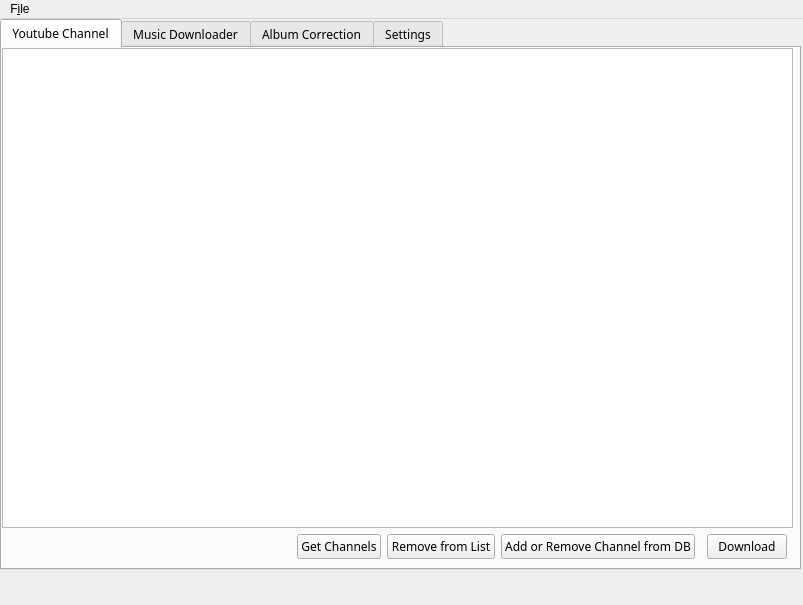
<?xml version="1.0" encoding="UTF-8"?>
<ui version="4.0">
 <class>MainWindow</class>
 <widget class="QMainWindow" name="MainWindow">
  <property name="geometry">
   <rect>
    <x>0</x>
    <y>0</y>
    <width>803</width>
    <height>605</height>
   </rect>
  </property>
  <property name="windowTitle">
   <string>Music Downloader</string>
  </property>
  <widget class="QWidget" name="centralwidget">
   <widget class="QTabWidget" name="tabWidget_main">
    <property name="enabled">
     <bool>true</bool>
    </property>
    <property name="geometry">
     <rect>
      <x>0</x>
      <y>0</y>
      <width>801</width>
      <height>551</height>
     </rect>
    </property>
    <property name="font">
     <font>
      <family>Sans Serif</family>
     </font>
    </property>
    <property name="tabPosition">
     <enum>QTabWidget::North</enum>
    </property>
    <property name="tabShape">
     <enum>QTabWidget::Rounded</enum>
    </property>
    <property name="currentIndex">
     <number>0</number>
    </property>
    <property name="elideMode">
     <enum>Qt::ElideNone</enum>
    </property>
    <widget class="QWidget" name="tab_youtubeDownloader">
     <attribute name="title">
      <string>Youtube Channel</string>
     </attribute>
     <widget class="QWidget" name="gridLayoutWidget">
      <property name="geometry">
       <rect>
        <x>0</x>
        <y>0</y>
        <width>791</width>
        <height>511</height>
       </rect>
      </property>
      <layout class="QGridLayout" name="gridLayout">
       <item row="3" column="4">
        <widget class="QPushButton" name="btn_youtubeChannel_addRemove">
         <property name="font">
          <font>
           <family>Sans Serif</family>
          </font>
         </property>
         <property name="text">
          <string>Add or Remove Channel from DB</string>
         </property>
        </widget>
       </item>
       <item row="3" column="2">
        <widget class="QPushButton" name="btn_youtubeChannel_updateList">
         <property name="font">
          <font>
           <family>Sans Serif</family>
          </font>
         </property>
         <property name="text">
          <string>Get Channels</string>
         </property>
        </widget>
       </item>
       <item row="3" column="6">
        <widget class="QPushButton" name="btn_youtubeChannel_download">
         <property name="font">
          <font>
           <family>Sans Serif</family>
          </font>
         </property>
         <property name="text">
          <string>Download</string>
         </property>
        </widget>
       </item>
       <item row="0" column="0" colspan="8">
        <widget class="QListWidget" name="listWidget_youtubeChannel">
         <property name="font">
          <font>
           <family>Sans Serif</family>
          </font>
         </property>
        </widget>
       </item>
       <item row="3" column="1">
        <spacer name="horizontalSpacer">
         <property name="orientation">
          <enum>Qt::Horizontal</enum>
         </property>
         <property name="sizeHint" stdset="0">
          <size>
           <width>40</width>
           <height>20</height>
          </size>
         </property>
        </spacer>
       </item>
       <item row="3" column="0">
        <layout class="QVBoxLayout" name="verticalLayout_2"/>
       </item>
       <item row="3" column="3">
        <widget class="QPushButton" name="btn_youtubeChannel_removeFromList">
         <property name="text">
          <string>Remove from List</string>
         </property>
        </widget>
       </item>
      </layout>
     </widget>
    </widget>
    <widget class="QWidget" name="tab_musicDownloader">
     <attribute name="title">
      <string>Music Downloader</string>
     </attribute>
     <widget class="QWidget" name="gridLayoutWidget_2">
      <property name="geometry">
       <rect>
        <x>0</x>
        <y>0</y>
        <width>791</width>
        <height>511</height>
       </rect>
      </property>
      <layout class="QGridLayout" name="gridLayout_2">
       <item row="2" column="3">
        <widget class="QLabel" name="lbl_musicDl_listWidgetInfo">
         <property name="font">
          <font>
           <pointsize>12</pointsize>
          </font>
         </property>
         <property name="text">
          <string>*Albums in Bold Indicate they have already been Downloaded*</string>
         </property>
         <property name="alignment">
          <set>Qt::AlignCenter</set>
         </property>
        </widget>
       </item>
       <item row="2" column="5">
        <widget class="QPushButton" name="btn_musicDl_downloadAlbums">
         <property name="font">
          <font>
           <family>Sans Serif</family>
          </font>
         </property>
         <property name="text">
          <string>Download</string>
         </property>
        </widget>
       </item>
       <item row="2" column="2">
        <spacer name="horizontalSpacer_7">
         <property name="orientation">
          <enum>Qt::Horizontal</enum>
         </property>
         <property name="sizeHint" stdset="0">
          <size>
           <width>40</width>
           <height>20</height>
          </size>
         </property>
        </spacer>
       </item>
       <item row="0" column="1" colspan="5">
        <layout class="QFormLayout" name="formLayout">
         <item row="0" column="0">
          <widget class="QLabel" name="lbl_musicDl_artistNameInfo">
           <property name="font">
            <font>
             <pointsize>14</pointsize>
             <weight>75</weight>
             <bold>true</bold>
            </font>
           </property>
           <property name="text">
            <string>Enter the Artist's Name to get the ID:</string>
           </property>
          </widget>
         </item>
         <item row="0" column="1">
          <widget class="QLineEdit" name="lineEdit_musicDl_spotifyArtistName"/>
         </item>
         <item row="3" column="0">
          <widget class="QLabel" name="lbl_musicDl_artistIdInfo">
           <property name="font">
            <font>
             <family>Sans Serif</family>
             <pointsize>14</pointsize>
             <weight>75</weight>
             <bold>true</bold>
            </font>
           </property>
           <property name="text">
            <string>Enter the Artists spotify ID to Search Albums:</string>
           </property>
          </widget>
         </item>
         <item row="3" column="1">
          <widget class="QLineEdit" name="lineEdit_musicDl_spotifyArtistId">
           <property name="font">
            <font>
             <family>Sans Serif</family>
            </font>
           </property>
          </widget>
         </item>
         <item row="6" column="1">
          <widget class="QComboBox" name="comboBox_musicDl_artistInDB">
           <property name="sizePolicy">
            <sizepolicy hsizetype="MinimumExpanding" vsizetype="Fixed">
             <horstretch>0</horstretch>
             <verstretch>0</verstretch>
            </sizepolicy>
           </property>
           <property name="currentIndex">
            <number>-1</number>
           </property>
           <property name="maxVisibleItems">
            <number>10</number>
           </property>
           <property name="sizeAdjustPolicy">
            <enum>QComboBox::AdjustToContentsOnFirstShow</enum>
           </property>
          </widget>
         </item>
         <item row="6" column="0">
          <widget class="QLabel" name="lbl_musicDl_artistComboBoxInfo">
           <property name="font">
            <font>
             <pointsize>14</pointsize>
             <weight>75</weight>
             <bold>true</bold>
            </font>
           </property>
           <property name="text">
            <string>Get Artists in the Database:</string>
           </property>
          </widget>
         </item>
         <item row="5" column="1">
          <widget class="QCheckBox" name="checkBox_musicDl_enableComboBox">
           <property name="text">
            <string>Enable Combo Box</string>
           </property>
          </widget>
         </item>
         <item row="5" column="0">
          <widget class="QLabel" name="lbl_musicDl_enableComboBox">
           <property name="font">
            <font>
             <weight>75</weight>
             <bold>true</bold>
            </font>
           </property>
           <property name="text">
            <string>Check To Get Artists From Database:</string>
           </property>
          </widget>
         </item>
        </layout>
       </item>
       <item row="2" column="4">
        <spacer name="horizontalSpacer_3">
         <property name="orientation">
          <enum>Qt::Horizontal</enum>
         </property>
         <property name="sizeHint" stdset="0">
          <size>
           <width>40</width>
           <height>20</height>
          </size>
         </property>
        </spacer>
       </item>
       <item row="0" column="0">
        <spacer name="horizontalSpacer_8">
         <property name="orientation">
          <enum>Qt::Horizontal</enum>
         </property>
         <property name="sizeHint" stdset="0">
          <size>
           <width>40</width>
           <height>20</height>
          </size>
         </property>
        </spacer>
       </item>
       <item row="1" column="0" colspan="6">
        <layout class="QGridLayout" name="gridLayout_3">
         <item row="1" column="1">
          <layout class="QVBoxLayout" name="verticalLayout">
           <item>
            <widget class="QPushButton" name="btn_musicDl_populateLists">
             <property name="font">
              <font>
               <family>Sans Serif</family>
              </font>
             </property>
             <property name="text">
              <string>Get Albums</string>
             </property>
            </widget>
           </item>
           <item>
            <spacer name="verticalSpacer_2">
             <property name="orientation">
              <enum>Qt::Vertical</enum>
             </property>
             <property name="sizeHint" stdset="0">
              <size>
               <width>20</width>
               <height>40</height>
              </size>
             </property>
            </spacer>
           </item>
           <item>
            <widget class="QPushButton" name="btn_musicDl_toDownload">
             <property name="font">
              <font>
               <family>Sans Serif</family>
              </font>
             </property>
             <property name="text">
              <string>--&gt;</string>
             </property>
            </widget>
           </item>
           <item>
            <widget class="QLabel" name="lbl_musicDL_transferInfo">
             <property name="font">
              <font>
               <family>Sans Serif</family>
               <pointsize>12</pointsize>
              </font>
             </property>
             <property name="text">
              <string>Send Album</string>
             </property>
             <property name="alignment">
              <set>Qt::AlignCenter</set>
             </property>
            </widget>
           </item>
           <item>
            <widget class="QPushButton" name="btn_musicDl_toFound">
             <property name="font">
              <font>
               <family>Sans Serif</family>
              </font>
             </property>
             <property name="text">
              <string>&lt;--</string>
             </property>
            </widget>
           </item>
           <item>
            <spacer name="verticalSpacer_3">
             <property name="orientation">
              <enum>Qt::Vertical</enum>
             </property>
             <property name="sizeType">
              <enum>QSizePolicy::Expanding</enum>
             </property>
             <property name="sizeHint" stdset="0">
              <size>
               <width>20</width>
               <height>40</height>
              </size>
             </property>
            </spacer>
           </item>
           <item>
            <widget class="QPushButton" name="btn_musicDl_lookupAlbum">
             <property name="font">
              <font>
               <family>Sans Serif</family>
              </font>
             </property>
             <property name="text">
              <string>&lt;-- Lookup selected</string>
             </property>
            </widget>
           </item>
          </layout>
         </item>
         <item row="1" column="0">
          <widget class="QListWidget" name="listWidget_musicDl_albumsFound">
           <property name="font">
            <font>
             <family>Sans Serif</family>
            </font>
           </property>
          </widget>
         </item>
         <item row="1" column="2">
          <widget class="QListWidget" name="listWidget_musicDl_albumsDownload">
           <property name="font">
            <font>
             <family>Sans Serif</family>
            </font>
           </property>
          </widget>
         </item>
         <item row="0" column="0">
          <widget class="QLabel" name="lbl_musicDl_albumsFound">
           <property name="font">
            <font>
             <family>Sans Serif</family>
             <pointsize>12</pointsize>
            </font>
           </property>
           <property name="text">
            <string>Albums Found</string>
           </property>
           <property name="alignment">
            <set>Qt::AlignCenter</set>
           </property>
          </widget>
         </item>
         <item row="0" column="2">
          <widget class="QLabel" name="lbl_musicDl_albumsToDownload">
           <property name="font">
            <font>
             <family>Sans Serif</family>
             <pointsize>12</pointsize>
             <italic>false</italic>
             <underline>false</underline>
            </font>
           </property>
           <property name="text">
            <string>Albums to Download</string>
           </property>
           <property name="alignment">
            <set>Qt::AlignCenter</set>
           </property>
          </widget>
         </item>
         <item row="0" column="1">
          <widget class="QLabel" name="lbl_musicDl_downloaded">
           <property name="font">
            <font>
             <pointsize>13</pointsize>
            </font>
           </property>
           <property name="text">
            <string>Downloaded: 100%</string>
           </property>
           <property name="alignment">
            <set>Qt::AlignCenter</set>
           </property>
          </widget>
         </item>
        </layout>
       </item>
      </layout>
     </widget>
    </widget>
    <widget class="QWidget" name="tab_album_correction">
     <attribute name="title">
      <string>Album Correction</string>
     </attribute>
     <widget class="QWidget" name="gridLayoutWidget_7">
      <property name="geometry">
       <rect>
        <x>0</x>
        <y>0</y>
        <width>791</width>
        <height>511</height>
       </rect>
      </property>
      <layout class="QGridLayout" name="gridLayout_15">
       <item row="1" column="1">
        <widget class="QPushButton" name="btn_albumCorrection_updateSong">
         <property name="text">
          <string>Update Song</string>
         </property>
        </widget>
       </item>
       <item row="1" column="0">
        <spacer name="horizontalSpacer_9">
         <property name="orientation">
          <enum>Qt::Horizontal</enum>
         </property>
         <property name="sizeHint" stdset="0">
          <size>
           <width>40</width>
           <height>20</height>
          </size>
         </property>
        </spacer>
       </item>
       <item row="0" column="0" colspan="2">
        <layout class="QGridLayout" name="gridLayout_16">
         <property name="sizeConstraint">
          <enum>QLayout::SetDefaultConstraint</enum>
         </property>
         <item row="11" column="0">
          <widget class="QLabel" name="lbl_albumCorrection_song_spotify_id">
           <property name="text">
            <string>Song_Spotify_Id</string>
           </property>
           <property name="alignment">
            <set>Qt::AlignCenter</set>
           </property>
          </widget>
         </item>
         <item row="9" column="1">
          <widget class="QLabel" name="lbl_albumCorrection_songYoutubeId">
           <property name="text">
            <string>Song_Youtube_Id</string>
           </property>
           <property name="alignment">
            <set>Qt::AlignCenter</set>
           </property>
          </widget>
         </item>
         <item row="7" column="0" colspan="2">
          <layout class="QGridLayout" name="gridLayout_17">
           <item row="2" column="0">
            <widget class="QLabel" name="lbl_albumCorrection_songLbl">
             <property name="sizePolicy">
              <sizepolicy hsizetype="Fixed" vsizetype="Preferred">
               <horstretch>0</horstretch>
               <verstretch>0</verstretch>
              </sizepolicy>
             </property>
             <property name="font">
              <font>
               <pointsize>13</pointsize>
               <weight>75</weight>
               <bold>true</bold>
              </font>
             </property>
             <property name="text">
              <string>Song:</string>
             </property>
            </widget>
           </item>
           <item row="1" column="0">
            <widget class="QLabel" name="lbl_albumCorrection_albumLbl">
             <property name="font">
              <font>
               <pointsize>13</pointsize>
               <weight>75</weight>
               <bold>true</bold>
              </font>
             </property>
             <property name="text">
              <string>Album:</string>
             </property>
            </widget>
           </item>
           <item row="1" column="1">
            <widget class="QComboBox" name="comboBox_albumCorrection_album"/>
           </item>
           <item row="2" column="1">
            <widget class="QComboBox" name="comboBox_albumCorrection_song"/>
           </item>
           <item row="0" column="0">
            <widget class="QLabel" name="lbl_albumCorrection_artistLbl">
             <property name="font">
              <font>
               <pointsize>13</pointsize>
               <weight>75</weight>
               <bold>true</bold>
              </font>
             </property>
             <property name="text">
              <string>Artist:</string>
             </property>
            </widget>
           </item>
           <item row="0" column="1">
            <widget class="QComboBox" name="comboBox_albumCorrection_artist">
             <property name="sizePolicy">
              <sizepolicy hsizetype="Expanding" vsizetype="Fixed">
               <horstretch>0</horstretch>
               <verstretch>0</verstretch>
              </sizepolicy>
             </property>
            </widget>
           </item>
          </layout>
         </item>
         <item row="10" column="1">
          <widget class="QLineEdit" name="lineEdit_albumCorrection_song_youtube_id"/>
         </item>
         <item row="9" column="0">
          <widget class="QLabel" name="lbl_albumCorrection_song_name">
           <property name="text">
            <string>Song_Name</string>
           </property>
           <property name="alignment">
            <set>Qt::AlignCenter</set>
           </property>
          </widget>
         </item>
         <item row="12" column="0">
          <widget class="QLineEdit" name="lineEdit_albumCorrection_song_spotify_Id"/>
         </item>
         <item row="10" column="0">
          <widget class="QLineEdit" name="lineEdit_albumCorrection_song_name"/>
         </item>
         <item row="11" column="1">
          <layout class="QGridLayout" name="gridLayout_19">
           <item row="0" column="1">
            <widget class="QLabel" name="lbl_AlbumCorrection_completionText">
             <property name="text">
              <string>----------</string>
             </property>
             <property name="alignment">
              <set>Qt::AlignCenter</set>
             </property>
            </widget>
           </item>
          </layout>
         </item>
         <item row="14" column="0">
          <spacer name="verticalSpacer_5">
           <property name="orientation">
            <enum>Qt::Vertical</enum>
           </property>
           <property name="sizeHint" stdset="0">
            <size>
             <width>20</width>
             <height>40</height>
            </size>
           </property>
          </spacer>
         </item>
         <item row="12" column="1">
          <widget class="QPushButton" name="btn_albumCorrection_youtubeWebSearch">
           <property name="text">
            <string>Search Youtube for the Song</string>
           </property>
          </widget>
         </item>
        </layout>
       </item>
      </layout>
     </widget>
    </widget>
    <widget class="QWidget" name="tab_Settings">
     <attribute name="title">
      <string>Settings</string>
     </attribute>
     <widget class="QWidget" name="gridLayoutWidget_4">
      <property name="geometry">
       <rect>
        <x>0</x>
        <y>0</y>
        <width>791</width>
        <height>511</height>
       </rect>
      </property>
      <layout class="QGridLayout" name="gridLayout_7">
       <item row="0" column="0">
        <widget class="QLabel" name="lbl_settings_apiInfo">
         <property name="font">
          <font>
           <family>Sans Serif</family>
           <pointsize>14</pointsize>
           <weight>75</weight>
           <bold>true</bold>
          </font>
         </property>
         <property name="text">
          <string>Api Keys</string>
         </property>
         <property name="alignment">
          <set>Qt::AlignCenter</set>
         </property>
        </widget>
       </item>
       <item row="1" column="0">
        <layout class="QGridLayout" name="gridLayout_13">
         <item row="2" column="3">
          <widget class="QLabel" name="lbl_settings_youtubeConfirmation">
           <property name="text">
            <string>----------</string>
           </property>
           <property name="alignment">
            <set>Qt::AlignCenter</set>
           </property>
          </widget>
         </item>
         <item row="4" column="3">
          <widget class="QLabel" name="lbl_settings_spotifyClientIdConfirmation">
           <property name="text">
            <string>----------</string>
           </property>
           <property name="alignment">
            <set>Qt::AlignCenter</set>
           </property>
          </widget>
         </item>
         <item row="5" column="0">
          <widget class="QLabel" name="lbl_settings_apiKeySpotifyClientSpecial">
           <property name="font">
            <font>
             <family>Sans Serif</family>
             <pointsize>12</pointsize>
            </font>
           </property>
           <property name="text">
            <string>Client Special:</string>
           </property>
           <property name="alignment">
            <set>Qt::AlignRight|Qt::AlignTrailing|Qt::AlignVCenter</set>
           </property>
          </widget>
         </item>
         <item row="5" column="3">
          <widget class="QPushButton" name="btn_settings_spotifyClientSpecialKeyUpdate">
           <property name="font">
            <font>
             <family>Sans Serif</family>
            </font>
           </property>
           <property name="text">
            <string>Update Key</string>
           </property>
          </widget>
         </item>
         <item row="5" column="1">
          <widget class="QLineEdit" name="lineEdit_settings_spotifyClientSpecialId">
           <property name="font">
            <font>
             <family>Sans Serif</family>
            </font>
           </property>
          </widget>
         </item>
         <item row="1" column="2">
          <widget class="QPushButton" name="btn_settings_youtubeKeyShow">
           <property name="font">
            <font>
             <family>Sans Serif</family>
            </font>
           </property>
           <property name="text">
            <string>Show Key</string>
           </property>
           <property name="checkable">
            <bool>false</bool>
           </property>
          </widget>
         </item>
         <item row="1" column="1">
          <widget class="QLineEdit" name="lineEdit_settings_youtube">
           <property name="font">
            <font>
             <family>Sans Serif</family>
            </font>
           </property>
          </widget>
         </item>
         <item row="3" column="3">
          <widget class="QPushButton" name="btn_settings_spotifyClientIDKeyUpdate">
           <property name="font">
            <font>
             <family>Sans Serif</family>
            </font>
           </property>
           <property name="text">
            <string>Update Key</string>
           </property>
          </widget>
         </item>
         <item row="3" column="2">
          <widget class="QPushButton" name="btn_settings_spotifyKeyShowClientID">
           <property name="font">
            <font>
             <family>Sans Serif</family>
            </font>
           </property>
           <property name="text">
            <string>Show Key</string>
           </property>
          </widget>
         </item>
         <item row="1" column="0">
          <widget class="QLabel" name="lbl_settings_apiKeyYoutube">
           <property name="font">
            <font>
             <family>Sans Serif</family>
             <pointsize>12</pointsize>
            </font>
           </property>
           <property name="text">
            <string>Youtube:</string>
           </property>
           <property name="alignment">
            <set>Qt::AlignRight|Qt::AlignTrailing|Qt::AlignVCenter</set>
           </property>
          </widget>
         </item>
         <item row="3" column="0">
          <widget class="QLabel" name="lbl_settings_apiKeySpotifyClientID">
           <property name="font">
            <font>
             <family>Sans Serif</family>
             <pointsize>12</pointsize>
            </font>
           </property>
           <property name="text">
            <string>Client ID:</string>
           </property>
           <property name="alignment">
            <set>Qt::AlignRight|Qt::AlignTrailing|Qt::AlignVCenter</set>
           </property>
          </widget>
         </item>
         <item row="1" column="3">
          <widget class="QPushButton" name="btn_settings_youtubeKeyUpdate">
           <property name="font">
            <font>
             <family>Sans Serif</family>
            </font>
           </property>
           <property name="text">
            <string>Update Key</string>
           </property>
          </widget>
         </item>
         <item row="3" column="1">
          <widget class="QLineEdit" name="lineEdit_settings_spotifyClientId">
           <property name="font">
            <font>
             <family>Sans Serif</family>
            </font>
           </property>
          </widget>
         </item>
         <item row="0" column="1">
          <widget class="QLabel" name="lbl_settings_youtubeInfo">
           <property name="font">
            <font>
             <pointsize>13</pointsize>
            </font>
           </property>
           <property name="text">
            <string>Youtube</string>
           </property>
           <property name="alignment">
            <set>Qt::AlignCenter</set>
           </property>
          </widget>
         </item>
         <item row="5" column="2">
          <widget class="QPushButton" name="btn_settings_spotifyKeyShowClientSpecial">
           <property name="font">
            <font>
             <family>Sans Serif</family>
            </font>
           </property>
           <property name="text">
            <string>Show Key</string>
           </property>
          </widget>
         </item>
         <item row="2" column="1">
          <widget class="QLabel" name="lbl_settings_spotifyInfo">
           <property name="font">
            <font>
             <pointsize>13</pointsize>
            </font>
           </property>
           <property name="text">
            <string>Spotify</string>
           </property>
           <property name="alignment">
            <set>Qt::AlignCenter</set>
           </property>
          </widget>
         </item>
         <item row="6" column="3">
          <widget class="QLabel" name="lbl_settings_spotifyClientSpecialConfirmation">
           <property name="text">
            <string>----------</string>
           </property>
           <property name="alignment">
            <set>Qt::AlignCenter</set>
           </property>
          </widget>
         </item>
        </layout>
       </item>
       <item row="2" column="0">
        <widget class="QLabel" name="lbl_settings_directory_paths">
         <property name="font">
          <font>
           <pointsize>14</pointsize>
           <weight>75</weight>
           <bold>true</bold>
          </font>
         </property>
         <property name="text">
          <string>Directories</string>
         </property>
         <property name="alignment">
          <set>Qt::AlignCenter</set>
         </property>
        </widget>
       </item>
       <item row="3" column="0">
        <layout class="QGridLayout" name="gridLayout_14">
         <item row="1" column="2">
          <widget class="QPushButton" name="btn_settings_directory_music_show">
           <property name="text">
            <string>Show</string>
           </property>
          </widget>
         </item>
         <item row="2" column="2" colspan="5">
          <widget class="QLineEdit" name="lineEdit_settings_directory_youtube"/>
         </item>
         <item row="1" column="4">
          <widget class="QRadioButton" name="radioButton_settings_directory_music_windows">
           <property name="text">
            <string>Wi&amp;ndows</string>
           </property>
           <property name="autoExclusive">
            <bool>false</bool>
           </property>
          </widget>
         </item>
         <item row="0" column="1">
          <widget class="QLabel" name="lbl_settings_directory_music">
           <property name="sizePolicy">
            <sizepolicy hsizetype="Preferred" vsizetype="Preferred">
             <horstretch>0</horstretch>
             <verstretch>0</verstretch>
            </sizepolicy>
           </property>
           <property name="font">
            <font>
             <pointsize>12</pointsize>
             <weight>50</weight>
             <bold>false</bold>
            </font>
           </property>
           <property name="text">
            <string>Music:</string>
           </property>
           <property name="alignment">
            <set>Qt::AlignRight|Qt::AlignTrailing|Qt::AlignVCenter</set>
           </property>
           <property name="wordWrap">
            <bool>false</bool>
           </property>
          </widget>
         </item>
         <item row="1" column="3">
          <widget class="QPushButton" name="btn_settings_directory_music_update">
           <property name="text">
            <string>Update</string>
           </property>
          </widget>
         </item>
         <item row="2" column="1">
          <widget class="QLabel" name="lbl_settings_directory_youtube">
           <property name="text">
            <string>Youtube:</string>
           </property>
           <property name="alignment">
            <set>Qt::AlignRight|Qt::AlignTrailing|Qt::AlignVCenter</set>
           </property>
          </widget>
         </item>
         <item row="1" column="6">
          <widget class="QPushButton" name="btn_settings_directory_music_operating_system">
           <property name="text">
            <string>Set System</string>
           </property>
          </widget>
         </item>
         <item row="3" column="4">
          <widget class="QRadioButton" name="radioButton_settings_directory_youtube_windows">
           <property name="text">
            <string>Windows</string>
           </property>
           <property name="autoExclusive">
            <bool>false</bool>
           </property>
          </widget>
         </item>
         <item row="0" column="2" colspan="5">
          <widget class="QLineEdit" name="lineEdit_settings_directory_music"/>
         </item>
         <item row="3" column="2">
          <widget class="QPushButton" name="btn_settings_directory_youtube_show">
           <property name="text">
            <string>Show</string>
           </property>
          </widget>
         </item>
         <item row="3" column="3">
          <widget class="QPushButton" name="btn_settings_directory_youtube_update">
           <property name="text">
            <string>Update</string>
           </property>
          </widget>
         </item>
         <item row="4" column="3">
          <spacer name="verticalSpacer_4">
           <property name="orientation">
            <enum>Qt::Vertical</enum>
           </property>
           <property name="sizeHint" stdset="0">
            <size>
             <width>20</width>
             <height>40</height>
            </size>
           </property>
          </spacer>
         </item>
         <item row="3" column="6">
          <widget class="QPushButton" name="btn_settings_directory_youtube_operating_system">
           <property name="text">
            <string>Set System</string>
           </property>
          </widget>
         </item>
         <item row="3" column="5">
          <widget class="QRadioButton" name="radioButton_settings_directory_youtube_linux">
           <property name="text">
            <string>Lin&amp;ux</string>
           </property>
           <property name="checked">
            <bool>true</bool>
           </property>
           <property name="autoExclusive">
            <bool>false</bool>
           </property>
          </widget>
         </item>
         <item row="1" column="5">
          <widget class="QRadioButton" name="radioButton_settings_directory_music_linux">
           <property name="text">
            <string>&amp;Linux</string>
           </property>
           <property name="checked">
            <bool>true</bool>
           </property>
           <property name="autoExclusive">
            <bool>false</bool>
           </property>
          </widget>
         </item>
        </layout>
       </item>
      </layout>
     </widget>
    </widget>
   </widget>
  </widget>
  <widget class="QMenuBar" name="menubar">
   <property name="geometry">
    <rect>
     <x>0</x>
     <y>0</y>
     <width>803</width>
     <height>21</height>
    </rect>
   </property>
   <widget class="QMenu" name="menuFile">
    <property name="title">
     <string>F&amp;ile</string>
    </property>
    <addaction name="filemenu_actionExit"/>
   </widget>
   <addaction name="menuFile"/>
  </widget>
  <action name="filemenu_actionExit">
   <property name="text">
    <string>&amp;Exit</string>
   </property>
   <property name="font">
    <font>
     <family>Sans Serif</family>
    </font>
   </property>
  </action>
 </widget>
 <resources/>
 <connections/>
</ui>
